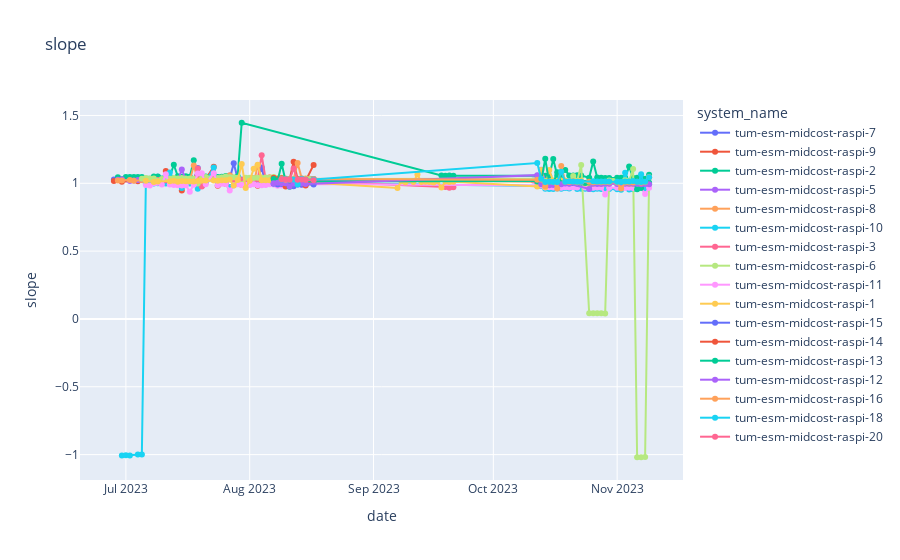
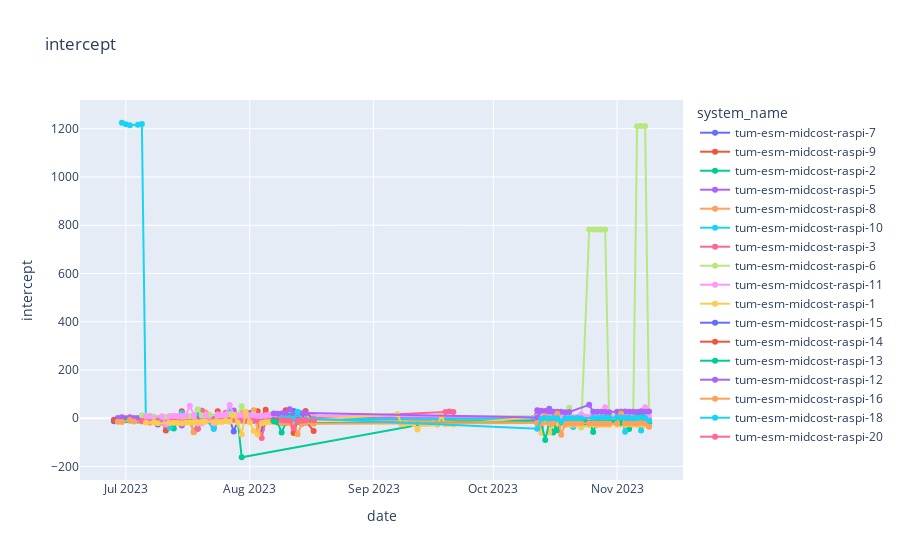

The cell these charts' notebook holds for them, in order:
### Code cell
# visualise slope and intercept results

x = dfg.select("date", "slope","intercept","system_name")

fig = px.line(x, x="date", y="slope", markers=True, title = "slope", color="system_name")
fig.show()
fig = px.line(x, x="date", y="intercept", markers=True, title = "intercept",color="system_name")
fig.show()
